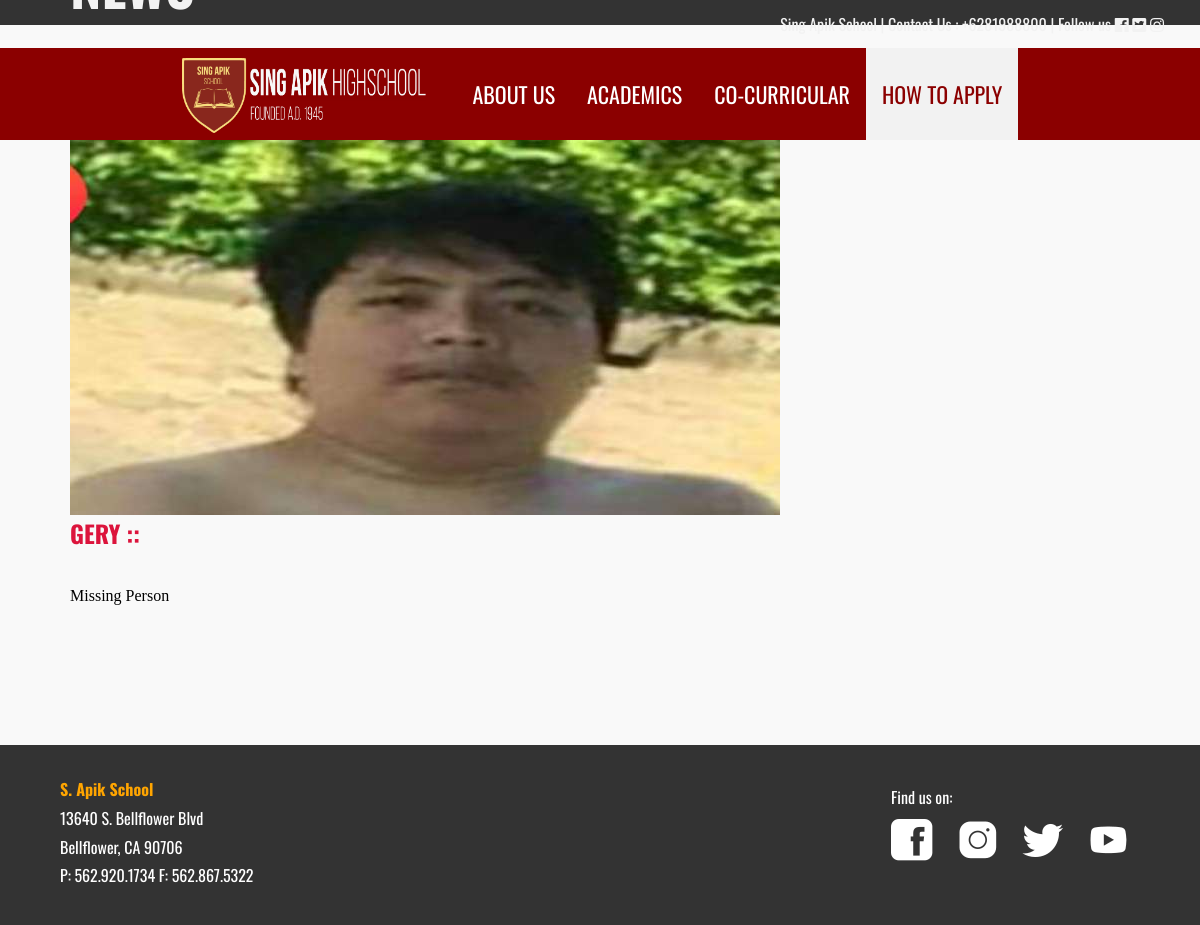
Page /web/read_news/6 on the committed database.
### tables this page shows
CREATE TABLE `news` (
  `news_id` int(11) NOT NULL,
  `news_title` varchar(200) NOT NULL,
  `news_text` text NOT NULL,
  `news_date` date NOT NULL,
  `news_slug` varchar(200) NOT NULL,
  `news_image` text NOT NULL
);

### application/controllers/Web.php (called while the page is built, shortened)
<?php
class Web extends CI_Controller {
	function __construct(){
        $this->load->model('events');
        $this->load->model('news');
        $this->load->model('tuition');
        $this->load->model('schedule');
        $this->load->helper('text');
        $this->load->library('upload');
    }
    public function read_news($newsid=""){
    	$data=array(
    		'news'=>$this->news->get_news_by_id($newsid)
    	);
    	$this->load->view('template/head');
		$this->load->view('template/nav');
    	$this->load->view('news/detail_news',$data,false);
    	$this->load->view('template/footer');
		$this->load->view('template/foot');
    }
}

### index.php (called while the page is built, shortened)
<?php
require_once BASEPATH.'core/CodeIgniter.php';

### application/models/News.php (called while the page is built, shortened)
<?php
class News extends CI_Model{
    function get_news_by_id($newsid){
        $hsl=$this->db->query("SELECT * FROM news WHERE news_id='$newsid'");
        return $hsl;
    }
}
?>

### application/views/news/detail_news.php (the view, shortened to what this page needs)
<?php
  $news=$news->row_array();
?>
<div class="mainwrap">
  <div class="contentwrap">
    <h1 class="title">NEWS</h1>
    <div class="contents">
        <img src="<?php echo base_url().'uploads/news_images/'.$news['news_image'];?>">
        <h2 class="oswalds crimsons titles"><?php echo $news['news_title'];?> :: <br><br></h2>
        <p class="serifs spaces15"><?php echo $news['news_text'];?></p>
    </div>
  </div>
</div>

### assets/css/main.css (style rules this page uses)
* { padding:0px; margin:0px; }
html { scroll-behavior: smooth; }
.title { font-family: Oswald; font-size: 36px }
img { vertical-align: middle; }

### assets/css/subcontent.css (style rules this page uses)
* { margin: 0; padding: 0; }
body { background-image: url(../images/main_slider1.jpg); background-attachment: fixed; background-size: cover; }
.serifs { font-family: sans-serif; }
.oswalds { font-family: Oswald; }
.crimsons { color: crimson; }
.spaces15 { line-height: 1.5 }
.titles { font-weight: bold; }
html { scroll-behavior: smooth; }
.mainwrap { margin: auto; }
.contentwrap { margin: auto; }
.contentwrap .title { margin-top: -122px; margin-left: 70px; font-family: Oswald; font-size: 42pt; font-weight: bold; color: #f2f2f2; }
.contents { padding: 70px; min-height: 580px; background-color: #f9f9f9; margin: auto; }

### rows in the picture
news: news_image (picture), news_title "GERY", news_text "Missing Person"
